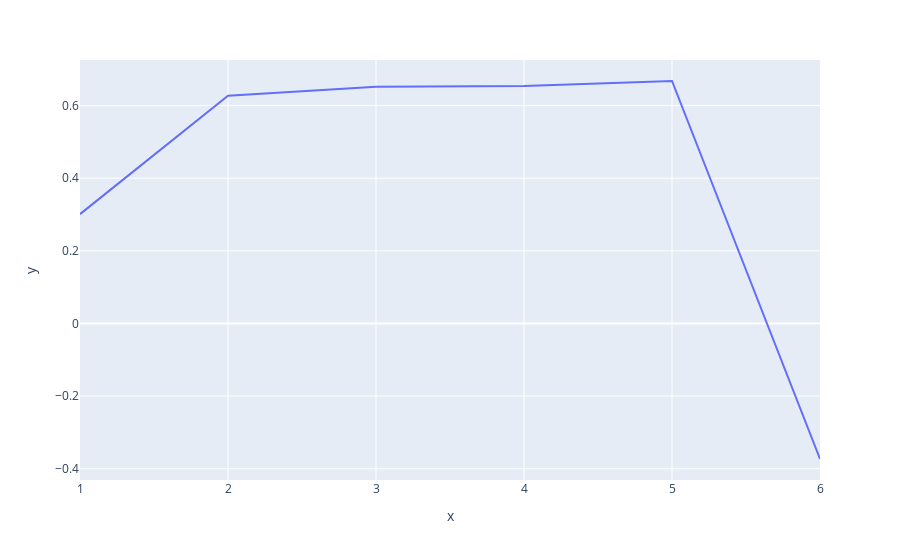

Source (notebook cell):
### Code cell
data4 = data1[['classified_price','classified_land_surface','types',
               'classified_bedroom_count','encoded_kitchen',
               'avg_sal_zip_code']].copy()
data4.head()

#splitting into features and target
y4 = np.array(data4['classified_price'])
X4 = np.array(data4.drop('classified_price',axis = 1))

#splitting into train and test sets
from sklearn.model_selection import train_test_split
X4_train,X4_test,y4_train,y4_test = train_test_split(X4, y4, random_state = 41, test_size = 0.2)

#normalisation
from sklearn.preprocessing import StandardScaler
scaler = StandardScaler()
print(scaler.fit(X4_train))
print(scaler.mean_)
X4_train_scaled = scaler.transform(X4_train)
X4_test_scaled = scaler.transform(X4_test)

#polynomial Regression
degree_range = range (1,7)
score_list = []

from sklearn.pipeline import make_pipeline
from sklearn.linear_model import LinearRegression
from sklearn.preprocessing import PolynomialFeatures

for degree in degree_range:
    poly_model4 = make_pipeline(PolynomialFeatures(degree), LinearRegression())
    poly_model4.fit(X4_train_scaled, y4_train)
    #a = poly_model4.score(X4_train_scaled, y4_train)
    y_pred4 = poly_model4.predict(X4_test_scaled)
    score_list.append(poly_model4.score(X4_test_scaled,y4_test))
    
#plot the scores vs degree of the polynomial expression
fig = px.line(x = degree_range, y = score_list)
fig.show()

### Figure 1 — Plotly figure (JSON) as saved in the notebook; plotly's stock layout.template omitted (floating-point values rounded to 4 significant figures)
{"data": [{"hovertemplate": "x=%{x}<br>y=%{y}<extra></extra>", "legendgroup": "", "line": {"color": "#636efa", "dash": "solid"}, "marker": {"symbol": "circle"}, "mode": "lines", "name": "", "orientation": "v", "showlegend": false, "type": "scatter", "x": [1, 2, 3, 4, 5, 6], "xaxis": "x", "y": [0.3011, 0.6274, 0.6521, 0.6541, 0.6678, -0.3734], "yaxis": "y"}], "layout": {"legend": {"tracegroupgap": 0}, "margin": {"t": 60}, "xaxis": {"anchor": "y", "domain": [0, 1], "title": {"text": "x"}}, "yaxis": {"anchor": "x", "domain": [0, 1], "title": {"text": "y"}}}}
